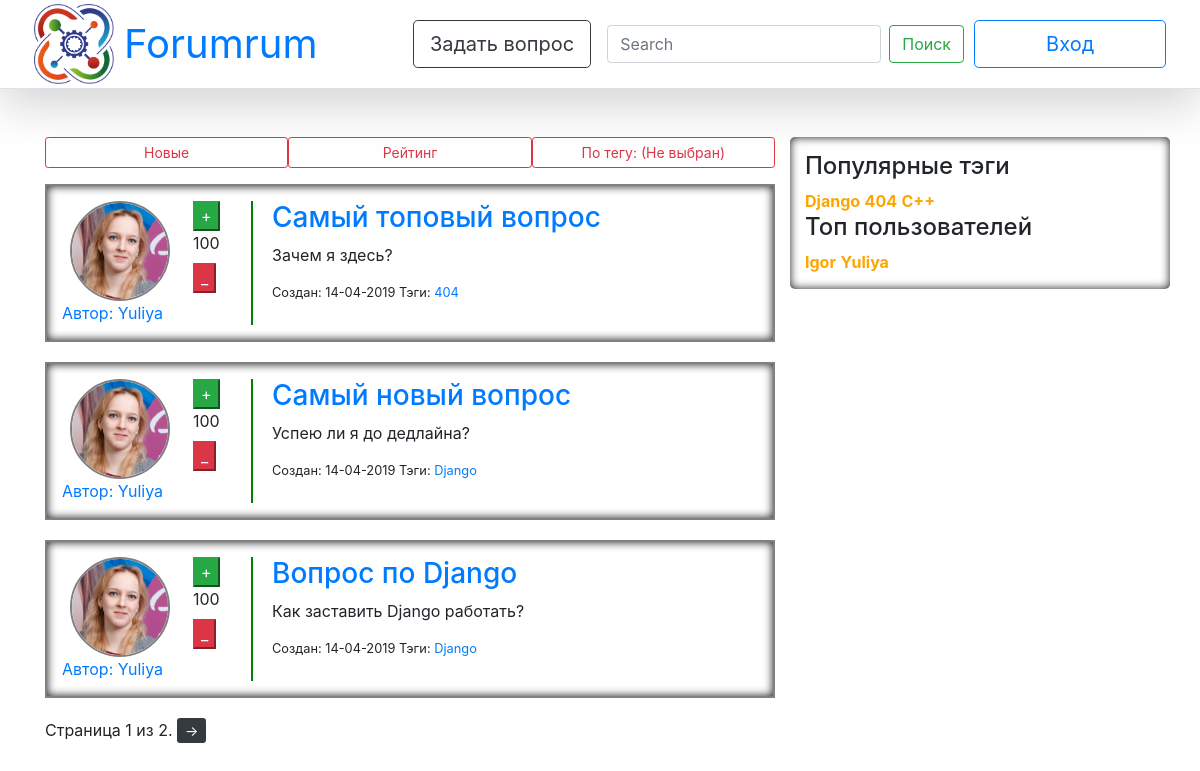
The page / on the database its author committed.
### question/models.py (models this page shows, shortened)
class Question(models.Model):
    author = models.ForeignKey(User, verbose_name="Question's Owner", on_delete=models.CASCADE)
    title = models.CharField(max_length=50, verbose_name="Question's Header")
    text = models.TextField(verbose_name="Question's Content")
    date = models.DateTimeField(default=timezone.now, verbose_name="Question's Date")
    rating = models.IntegerField(default=0, null=False, verbose_name="Question's Rating")
    is_active = models.BooleanField(default=True, verbose_name="Question's Availability")
    tags = models.ManyToManyField(Tag, default=True, related_name='questions', verbose_name="Question's Tags")
    objects = QuestionManager()

class User(AbstractUser):
    upload = models.ImageField(default="default/default_avatar.png", upload_to="uploads/%Y/%m/%d/",
                               verbose_name="User's Avatar")
    registration_date = models.DateTimeField(default=timezone.now, verbose_name="User's Registration Date")
    rating = models.IntegerField(default=0, verbose_name="User's Rating")
    objects = UserManager()
    def __str__(self):
        return self.username

class Tag(models.Model):
    name = models.CharField(max_length=20, default="404", verbose_name="Question's Tag")
    objects = TagManager()
    def __str__(self):
        return self.name

### question/views.py (the view)
# urls.py: path('', views.home, name='home'),
def home(request):
    mapp = sidebar(request)
    mapp['page_objects'] = paginate(request, Question.objects.all())
    mapp['questions'] = paginate(request, Question.objects.all())
    return render(request, 'home.html', mapp)

### question/managers.py (called while the page is built)
    def by_rating(self):
        return self.order_by('-rating')

    def hottest(self):
        return self.annotate(question_count=Count('questions')).order_by('-question_count')

### question/views.py (called while the page is built)
def sidebar(request):
    return {
        'tags': paginate(request, Tag.objects.hottest()),
        'users': paginate(request, User.objects.by_rating()),
    }

def paginate(request, objects_list):
    paginator = Paginator(objects_list, 3)
    page = request.GET.get('page')
    try:
        objects = paginator.page(page)
    except PageNotAnInteger:
        objects = paginator.page(1)
    except EmptyPage:
        objects = paginator.page(paginator.num_pages)
    return objects

### templates/home.html
{% extends "base.html" %}
{% load static %}
{% block content %}
    <main role="main" class="container">
        <div class="row btn-group-sm mb-3">
            <a href="{% url 'new' %}" class="col-4 btn btn-outline-danger">Новые</a>
            <a href="{% url 'hot' %}" class="col-4 btn btn-outline-danger">Рейтинг</a>
            <a href="" class="col-4 btn btn-outline-danger">По тегу: (Не выбран)</a>
        </div>
    </main>
    {% for q in questions %}
        {% include "card.html" %}
    {% endfor %}
    {% block pages %}
        {% include "paginator.html" %}
    {% endblock %}
{% endblock %}

### templates/base.html (shortened to what this page needs)
{% load static %}
<!DOCTYPE html>
<html lang="ru">
<head>
    <link rel="stylesheet" href="{% static "css/bootstrap.min.css" %}">
    <link rel="stylesheet" href="{% static "css/askk.css" %}">
</head>
<body>
{% block sidebar %}
    {% include "navbar.html" %}
{% endblock %}
<main role="main" class="container">
    <div class="row">
        <div class="col-8">
            {% block content %}
            {% endblock %}
        </div>
        <div class="col-4 sidebar">
            <h4>Популярные тэги</h4>
            {% for t in tags %}
                <a class="tagss" href="{% url 'tag' t.name %}">{{ t }}</a>
            {% endfor %}
            <h4>Топ пользователей</h4>
            {% for u in users %}
                <a  class="tagss" href="{% url 'profile' u.username %}">{{ u }}</a>
            {% endfor %}
        </div>
    </div>
</main>
</body>
</html>

### templates/navbar.html
{% load static %}
{% block navbar %}
    <div class="col-12 d-flex flex-column flex-md-row align-items-center p-1 px-md-4 mb-5 bg-white border-bottom shadow-lg">
        <img src={% static "img/Logo.png" %} alt="" class="logo">
        <h1 class="my-0 mr-md-auto font-weight-normal">
            <a href="{% url 'home' %}">Forumrum</a>
        </h1>
        <nav class="my-2 my-md-0 mr-md-3">
            <a class="btn btn-outline-dark btn-lg" href="{% url 'ask' %}" role="button">Задать вопрос</a>
        </nav>
        <form class="form-inline mt-2 mt-md-0">
            <input class="form-control mr-sm-2" type="text" placeholder="Search" aria-label="Search">
            <button class="btn btn-outline-success my-2 my-sm-0" type="submit">Поиск</button>
        </form>
        {% if user.is_authenticated %}
            <div class="col-1 left_line">
                <img class="logo" src="{{ MEDIA_URL }}{{ user.upload }}" alt="">
            </div>
            <div class="col-1">
                <a class="btn btn-outline-primary btn-lg"
                   href="{% url 'profile' user.username %}">{{ user.username }}</a>
            </div>
        {% else %}
            <a class="col-2 btn btn-outline-primary my_btn btn-lg" href="{% url 'login' %}">Вход</a>
        {% endif %}
    </div>
{% endblock %}

### templates/card.html
{% block question %}
    <div class="row question">
        <div class="col-2">
            <div class="row">
                <img class="ava" src="{{ MEDIA_URL }}{{ q.author.upload }}" alt="">
            </div>
            <div class="row">
                <a href="{% url 'profile' q.author %}">Автор: {{ q.author }}</a>
            </div>
        </div>
        <div class="col-1">
            <button class="btn-success">+</button>
            <label>100</label>
            <button class="btn-danger">_</button>
        </div>
        <div class="col-8 left_line">
            <div class="row ml-1">
                <h3><a href="{% url 'ans' q.id %}">{{ q.title }}</a></h3>
            </div>
            <div class="row ml-1">
                <p>{{ q.text }}</p>
            </div>
            <div class="row ml-1">
                <p class="small">Создан: {{ q.date|date:"d-m-Y" }}
                    Тэги:
                    {% for qt in q.tags.all %}
                        <a href="{% url 'tag' qt %}">{{ qt }}</a>
                    {% endfor %}
                </p>
            </div>
        </div>
    </div>
{% endblock %}

### templates/paginator.html (shortened to what this page needs)
{% block pages %}
    {% if page_objects.has_previous or page_objects.has_next %}
        <div class="pagination">
    <span class="step-links">
        <span class="current">
            Страница {{ page_objects.number }} из {{ page_objects.paginator.num_pages }}.
        </span>
        {% if page_objects.has_next %}
            <a href="?page={{ page_objects.next_page_number }}" class="btn-sm btn-dark">-></a>
        {% endif %}
    </span>
        </div>
    {% endif %}
{% endblock %}

### static/css/askk.css (style rules this page uses)
.tagss { font-size: 16px; font-weight: bold; color: orange; }
.left_line { border-left-width: 2px; border-left-style: solid; border-color: green; padding-left: 15px; margin-left: 15px; }
.question { box-shadow: inset 0px 0px 10px rgba(0, 0, 0, 0.9); padding: 15px; margin: 0px 0px 20px 0px; border: 2px solid gray; }
.ava { padding: 0px; position: relative; width: 100px; height: 100px; border: 2px solid gray; border-radius: 50%; margin-right: auto; margin-left: auto; }
.logo { margin-right: 10px; margin-left: 10px; position: relative; width: 80px; height: 80px; }
html { position: relative; min-height: 100%; }
body { margin-bottom: 60px; }
.sidebar { box-shadow: inset 0px 0px 10px rgba(0, 0, 0, 0.9); border-radius: 5px; padding: 15px; height: 80%; }
body > .container { padding: 0px 15px 0; }
.my_btn { margin: 10px; }

### rows shown on the page
Question: author.upload (picture), author "Yuliya", title "Самый топовый вопрос", text "Зачем я здесь?", date "14-04-2019"
Tag: name "404"
Question: author.upload (picture), author "Yuliya", title "Самый новый вопрос", text "Успею ли я до дедлайна?", date "14-04-2019"
Tag: name "Django"
Question: author.upload (picture), author "Yuliya", title "Вопрос по Django", text "Как заставить Django работать?", date "14-04-2019"
Tag: name "C++"
User: username "Igor"
User: username "Yuliya"

### other values the page prints
{{ page_objects.number }} "1"
{{ page_objects.paginator.num_pages }} "2"
